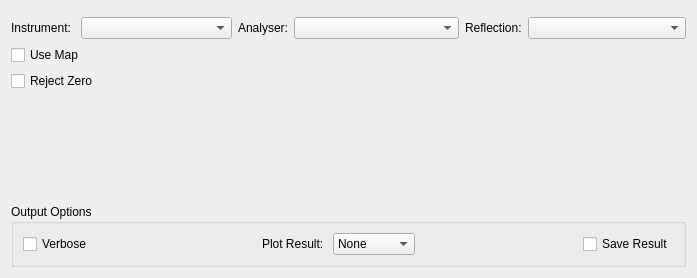
<?xml version="1.0" encoding="UTF-8"?>
<ui version="4.0">
 <class>IndirectNeutron</class>
 <widget class="QWidget" name="IndirectNeutron">
  <property name="geometry">
   <rect>
    <x>0</x>
    <y>0</y>
    <width>697</width>
    <height>278</height>
   </rect>
  </property>
  <property name="windowTitle">
   <string>Form</string>
  </property>
  <layout class="QVBoxLayout" name="verticalLayout">
   <item>
    <widget class="MantidQt::MantidWidgets::MWRunFiles" name="mwRun">
     <property name="sizePolicy">
      <sizepolicy hsizetype="Preferred" vsizetype="Fixed">
       <horstretch>0</horstretch>
       <verstretch>0</verstretch>
      </sizepolicy>
     </property>
     <property name="label" stdset="0">
      <string>Run:</string>
     </property>
     <property name="fileExtensions">
      <stringlist>
       <string>.asc</string>
       <string>.inx</string>
      </stringlist>
     </property>
    </widget>
   </item>
   <item>
    <layout class="QHBoxLayout" name="horizontalLayout_5">
     <item>
      <layout class="QHBoxLayout" name="horizontalLayout_2">
       <item>
        <widget class="QLabel" name="lblInstrument">
         <property name="sizePolicy">
          <sizepolicy hsizetype="Fixed" vsizetype="Preferred">
           <horstretch>0</horstretch>
           <verstretch>0</verstretch>
          </sizepolicy>
         </property>
         <property name="text">
          <string>Instrument: </string>
         </property>
        </widget>
       </item>
       <item>
        <widget class="MantidQt::MantidWidgets::InstrumentSelector" name="cbInstrument">
         <property name="techniques">
          <stringlist>
           <string>Reactor Indirect Geometry Spectroscopy</string>
          </stringlist>
         </property>
        </widget>
       </item>
      </layout>
     </item>
     <item>
      <layout class="QHBoxLayout" name="horizontalLayout_3">
       <item>
        <widget class="QLabel" name="lblAnalyser">
         <property name="sizePolicy">
          <sizepolicy hsizetype="Fixed" vsizetype="Preferred">
           <horstretch>0</horstretch>
           <verstretch>0</verstretch>
          </sizepolicy>
         </property>
         <property name="text">
          <string>Analyser:</string>
         </property>
        </widget>
       </item>
       <item>
        <widget class="QComboBox" name="cbAnalyser"/>
       </item>
      </layout>
     </item>
     <item>
      <layout class="QHBoxLayout" name="horizontalLayout_4">
       <item>
        <widget class="QLabel" name="lblReflection">
         <property name="sizePolicy">
          <sizepolicy hsizetype="Fixed" vsizetype="Preferred">
           <horstretch>0</horstretch>
           <verstretch>0</verstretch>
          </sizepolicy>
         </property>
         <property name="text">
          <string>Reflection:</string>
         </property>
        </widget>
       </item>
       <item>
        <widget class="QComboBox" name="cbReflection"/>
       </item>
      </layout>
     </item>
    </layout>
   </item>
   <item>
    <layout class="QGridLayout" name="gridLayout">
     <item row="0" column="0">
      <widget class="QCheckBox" name="chkUseMap">
       <property name="sizePolicy">
        <sizepolicy hsizetype="Preferred" vsizetype="Fixed">
         <horstretch>0</horstretch>
         <verstretch>0</verstretch>
        </sizepolicy>
       </property>
       <property name="text">
        <string>Use Map</string>
       </property>
      </widget>
     </item>
     <item row="0" column="1">
      <widget class="MantidQt::MantidWidgets::MWRunFiles" name="mwMapFile">
       <property name="enabled">
        <bool>false</bool>
       </property>
       <property name="sizePolicy">
        <sizepolicy hsizetype="Preferred" vsizetype="Fixed">
         <horstretch>0</horstretch>
         <verstretch>0</verstretch>
        </sizepolicy>
       </property>
       <property name="label" stdset="0">
        <string>Map File:</string>
       </property>
       <property name="fileExtensions">
        <stringlist>
         <string>.map</string>
        </stringlist>
       </property>
      </widget>
     </item>
    </layout>
   </item>
   <item>
    <layout class="QHBoxLayout" name="horizontalLayout_6">
     <item alignment="Qt::AlignLeft">
      <widget class="QCheckBox" name="chkRejectZero">
       <property name="sizePolicy">
        <sizepolicy hsizetype="Preferred" vsizetype="Fixed">
         <horstretch>0</horstretch>
         <verstretch>0</verstretch>
        </sizepolicy>
       </property>
       <property name="text">
        <string>Reject Zero</string>
       </property>
      </widget>
     </item>
    </layout>
   </item>
   <item>
    <spacer name="verticalSpacer">
     <property name="orientation">
      <enum>Qt::Vertical</enum>
     </property>
     <property name="sizeHint" stdset="0">
      <size>
       <width>20</width>
       <height>40</height>
      </size>
     </property>
    </spacer>
   </item>
   <item>
    <widget class="QGroupBox" name="gbOutput">
     <property name="sizePolicy">
      <sizepolicy hsizetype="Preferred" vsizetype="Fixed">
       <horstretch>0</horstretch>
       <verstretch>0</verstretch>
      </sizepolicy>
     </property>
     <property name="title">
      <string>Output Options</string>
     </property>
     <layout class="QHBoxLayout" name="horizontalLayout">
      <item>
       <widget class="QCheckBox" name="chkVerbose">
        <property name="enabled">
         <bool>true</bool>
        </property>
        <property name="text">
         <string>Verbose</string>
        </property>
       </widget>
      </item>
      <item>
       <spacer name="horizontalSpacer_17">
        <property name="orientation">
         <enum>Qt::Horizontal</enum>
        </property>
        <property name="sizeHint" stdset="0">
         <size>
          <width>40</width>
          <height>20</height>
         </size>
        </property>
       </spacer>
      </item>
      <item>
       <widget class="QLabel" name="lblPlot">
        <property name="text">
         <string>Plot Result: </string>
        </property>
       </widget>
      </item>
      <item>
       <widget class="QComboBox" name="cbPlot">
        <item>
         <property name="text">
          <string>None</string>
         </property>
        </item>
        <item>
         <property name="text">
          <string>Spectrum</string>
         </property>
        </item>
        <item>
         <property name="text">
          <string>Contour</string>
         </property>
        </item>
        <item>
         <property name="text">
          <string>Both</string>
         </property>
        </item>
       </widget>
      </item>
      <item>
       <spacer name="horizontalSpacer_18">
        <property name="orientation">
         <enum>Qt::Horizontal</enum>
        </property>
        <property name="sizeHint" stdset="0">
         <size>
          <width>40</width>
          <height>20</height>
         </size>
        </property>
       </spacer>
      </item>
      <item>
       <widget class="QCheckBox" name="chkSave">
        <property name="text">
         <string>Save Result</string>
        </property>
       </widget>
      </item>
     </layout>
    </widget>
   </item>
  </layout>
 </widget>
 <customwidgets>
  <customwidget>
   <class>MantidQt::MantidWidgets::MWRunFiles</class>
   <extends>QWidget</extends>
   <header>MantidQtMantidWidgets/MWRunFiles.h</header>
  </customwidget>
  <customwidget>
   <class>MantidQt::MantidWidgets::InstrumentSelector</class>
   <extends>QComboBox</extends>
   <header>MantidQtMantidWidgets/InstrumentSelector.h</header>
  </customwidget>
 </customwidgets>
 <resources/>
 <connections/>
</ui>
